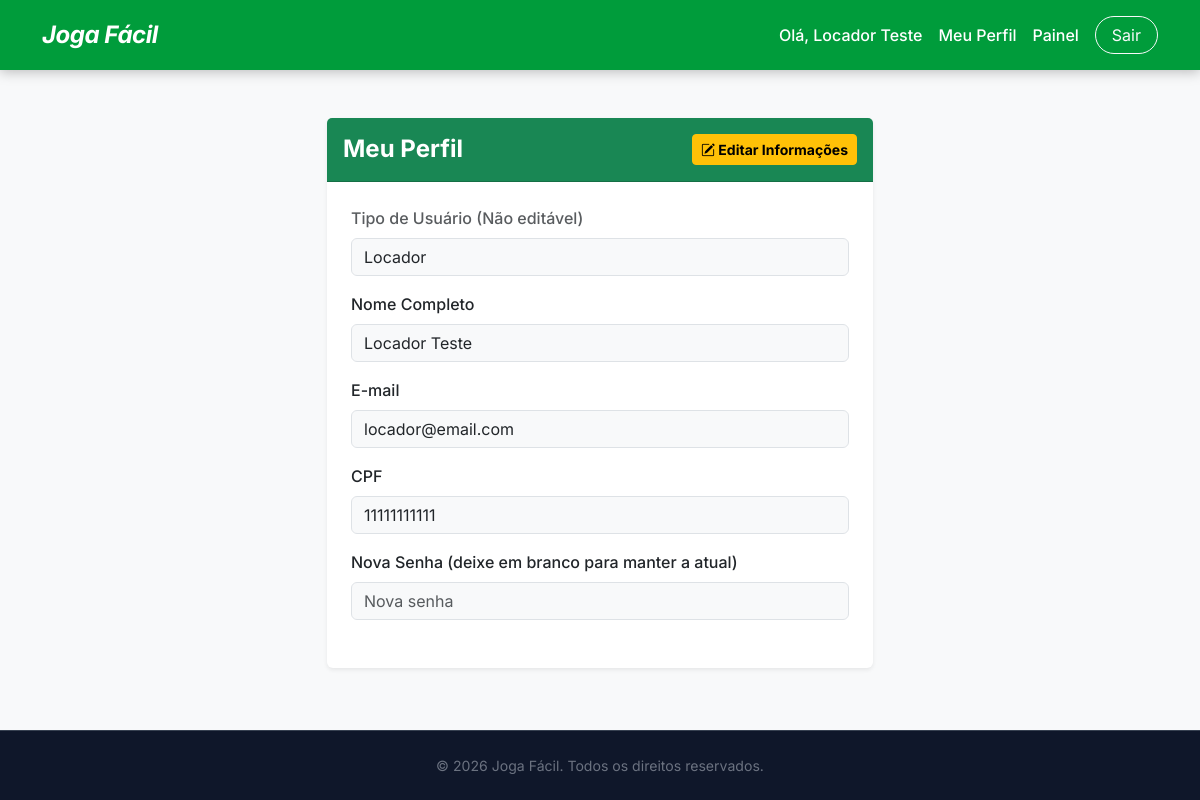
Page /pages/perfil.php (signed in) on the committed database.
### tables this page shows
CREATE TABLE IF NOT EXISTS usuarios (
    id         INT AUTO_INCREMENT PRIMARY KEY,
    nome       VARCHAR(100)  NOT NULL,
    email      VARCHAR(150)  NOT NULL UNIQUE,
    senha      VARCHAR(255)  NOT NULL,
    tipo       ENUM('locador','locatario','gerente','admin') NOT NULL DEFAULT 'locatario',
    cpf        VARCHAR(14)   DEFAULT NULL UNIQUE,
    status     ENUM('ativo', 'inativo') NOT NULL DEFAULT 'ativo',
    created_at   TIMESTAMP     DEFAULT CURRENT_TIMESTAMP
);

### crud/readUsuarios.php (called while the page is built, shortened)
<?php
function readUsuarioById(int $userId): ?array {
    $pdo        = getDbConnection();
    $selectStmt = $pdo->prepare("SELECT id, nome, email, tipo, cpf, created_at FROM usuarios WHERE id = ?");
    $selectStmt->execute([$userId]);
    $foundUser = $selectStmt->fetch();
    return $foundUser ?: null;
}

### pages/perfil.php (the view, shortened to what this page needs)
<?php
require_once __DIR__ . '/../crud/readUsuarios.php';
$userId = $_SESSION['usuarioLogado'];
$usuario = readUsuarioById($userId);
?>
<!DOCTYPE html>
<html lang="pt-BR">
<head>
    <?php include __DIR__ . '/../includes/headTag.php'; ?>
</head>
<body class="d-flex flex-column min-vh-100 bg-light">
<?php include __DIR__ . '/../includes/header.php'; ?>
<main class="flex-grow-1 container py-5">
    <div class="row justify-content-center">
        <div class="col-md-8 col-lg-6">
            <div class="card shadow-sm border-0">
                <div class="card-header bg-success text-white py-3 d-flex justify-content-between align-items-center">
                    <h4 class="mb-0 fw-bold">Meu Perfil</h4>
                    <button type="button" class="btn btn-warning btn-sm fw-bold" id="btnEditar">
                        <i class="bi bi-pencil-square"></i> Editar Informações
                    </button>
                </div>
                <div class="card-body p-4">
                    <form action="../crud/updatePerfil.php" method="POST" id="formPerfil">
                        <div class="mb-3">
                            <label for="tipo" class="form-label fw-medium text-muted">Tipo de Usuário (Não editável)</label>
                            <input type="text" class="form-control perfil-form-control text-capitalize" id="tipo" value="<?= htmlspecialchars($usuario['tipo'] ?? '') ?>" disabled>
                        </div>
                        <div class="mb-3">
                            <label for="nome" class="form-label fw-medium">Nome Completo</label>
                            <input type="text" class="form-control perfil-form-control editable-field" id="nome" name="nome" value="<?= htmlspecialchars($usuario['nome'] ?? '') ?>" readonly required>
                        </div>
                        <div class="mb-3">
                            <label for="email" class="form-label fw-medium">E-mail</label>
                            <input type="email" class="form-control perfil-form-control editable-field" id="email" name="email" value="<?= htmlspecialchars($usuario['email'] ?? '') ?>" readonly required>
                        </div>
                        <div class="mb-3">
                            <label for="cpf" class="form-label fw-medium">CPF</label>
                            <input type="text" class="form-control perfil-form-control editable-field" id="cpf" name="cpf" value="<?= htmlspecialchars($usuario['cpf'] ?? '') ?>" readonly>
                        </div>
                        <div class="mb-4">
                            <label for="senha" class="form-label fw-medium">Nova Senha (deixe em branco para manter a atual)</label>
                            <input type="password" class="form-control perfil-form-control editable-field" id="senha" name="senha" placeholder="Nova senha" readonly>
                        </div>
                    </form>
                </div>
            </div>
        </div>
    </div>
</main>
<?php include __DIR__ . '/../includes/footer.php'; ?>
</body>
</html>

### includes/headTag.php (shortened to what this page needs)
<?php
$assetUrl = (strpos($_SERVER['SCRIPT_NAME'], '/pages/') !== false || strpos($_SERVER['SCRIPT_NAME'], '/crud/') !== false) ? '../' : './';
?>
<link href="https://cdn.jsdelivr.net/npm/bootstrap@5.3.2/dist/css/bootstrap.min.css" rel="stylesheet">
<link rel="stylesheet" href="https://cdn.jsdelivr.net/npm/bootstrap-icons@1.11.3/font/bootstrap-icons.min.css">
<link href="<?= $assetUrl ?>assets/css/customStyles.css" rel="stylesheet">

### includes/header.php
<?php
$baseUrl = (strpos($_SERVER['SCRIPT_NAME'], '/pages/') !== false || strpos($_SERVER['SCRIPT_NAME'], '/crud/') !== false) ? '../' : './';
?>
<header class="mainHeader customGreenBg py-3">
    <div class="container d-flex justify-content-between align-items-center">
        <a href="<?= $baseUrl ?>index.php" class="text-decoration-none">
            <h2 class="logoTitle text-white m-0 fst-italic fw-bold">Joga Fácil</h2>
        </a>
        <nav class="authNav d-flex align-items-center gap-3">
            <?php if (isset($_SESSION['usuarioLogado'])): ?>
                <span class="text-white fw-medium">Olá, <?= htmlspecialchars($_SESSION['usuarioNome']) ?></span>
                <a href="<?= $baseUrl ?>pages/perfil.php" class="text-white text-decoration-none fw-medium">Meu Perfil</a>
                <?php if ($_SESSION['usuarioTipo'] === 'locador' || $_SESSION['usuarioTipo'] === 'gerente'): ?>
                    <a href="<?= $baseUrl ?>pages/dashboardLocador.php" class="text-white text-decoration-none fw-medium">Painel</a>
                <?php elseif ($_SESSION['usuarioTipo'] === 'admin'): ?>
                    <a href="<?= $baseUrl ?>pages/dashboardAdmin.php" class="text-white text-decoration-none fw-medium">Painel</a>
                <?php endif; ?>
                <a href="<?= $baseUrl ?>pages/logout.php" class="btn btn-outline-light rounded-pill px-3">Sair</a>
            <?php else: ?>
                <a href="<?= $baseUrl ?>pages/escolherLogin.php" class="text-white text-decoration-none fw-medium">Entrar</a>
                <a href="<?= $baseUrl ?>pages/escolherCadastro.php" class="btn btn-warning fw-bold text-dark rounded-pill px-4 shadow-sm customYellowBtn">Cadastre-se</a>
            <?php endif; ?>
        </nav>
    </div>
</header>

### includes/footer.php (shortened to what this page needs)
<footer class="mainFooter bg-dark text-white text-center py-4 mt-auto">
    <div class="container">
        <p class="mb-0 footerText">&copy; <?php echo date('Y'); ?> Joga Fácil. Todos os direitos reservados.</p>
    </div>
</footer>

### assets/css/components/tokens.css (style rules this page uses)
:root { --verdeBandeira: #009c3b; --verdeEscuro: #006425; --amareloOuro: #FFDF00; --amareloClaro: #FFEE66; --bgMain: #111827; --bgCard: #1f2937; --bgCardBorder: #374151; --bgSection: #0f172a; --textPrimary: #f9fafb; --textSecondary: #9ca3af; --textMuted: #6b7280; --radiusSm: 8px; --radiusMd: 12px; --radiusLg: 16px; --radiusXl: 24px; --shadowCard: 0 4px 20px rgba(0, 0, 0, 0.35); --transition: all 0.25s ease; }

### assets/css/components/global.css (style rules this page uses)
*, *::before, *::after { box-sizing: border-box; }
html { font-size: 16px; }
body { font-family: 'Inter', system-ui, -apple-system, sans-serif; background-color: var(--bgMain) !important; color: var(--textPrimary) !important; display: flex; flex-direction: column; min-height: 100vh; margin: 0; }

### assets/css/components/navbar.css (style rules this page uses)
.mainHeader { background-color: var(--verdeBandeira) !important; box-shadow: 0 2px 12px rgba(0, 0, 0, 0.25); }
.logoTitle { font-size: 1.5rem; letter-spacing: -0.5px; color: #ffffff !important; }

### assets/css/components/footer.css (style rules this page uses)
.mainFooter { background-color: var(--bgSection) !important; border-top: 1px solid var(--bgCardBorder); margin-top: auto; }
.footerText { color: var(--textMuted); font-size: 0.88rem; }

### pages/perfil.php (style rules this page uses)
.perfil-form-control:disabled, .perfil-form-control[readonly] { background-color: #f8f9fa; opacity: 1; cursor: not-allowed; }

### rows in the picture
usuarios: tipo "locador", nome "Locador Teste", email "locador@email.com", cpf "11111111111"

### other values in the picture
$_SESSION['usuarioNome'] "Locador Teste"
